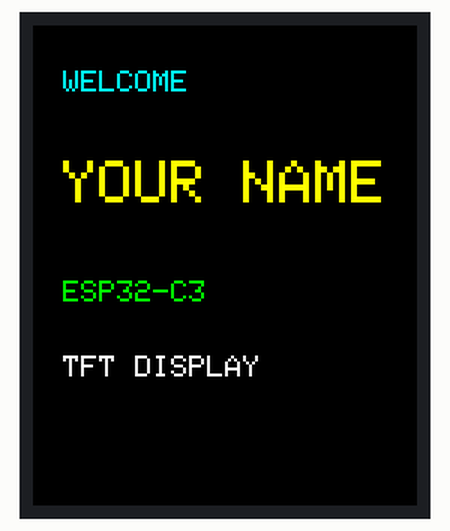
This sketch was run on a simulated Arduino Uno, built with avr-gcc and run on an emulated ATmega328P. Shown: 128×160 colour display. What the sketch prints to the serial monitor is not drawn.

Above: at 0.5 s.

The sketch:

tft_test.ino
```cpp
#include <SPI.h>
#include <Adafruit_GFX.h>
#include <Adafruit_ST7735.h>

// ===== TFT PINS =====
#define TFT_CS   10
#define TFT_RST   3
#define TFT_DC    2
#define TFT_MOSI  6
#define TFT_SCLK  4

Adafruit_ST7735 tft =
    Adafruit_ST7735(TFT_CS, TFT_DC, TFT_MOSI, TFT_SCLK, TFT_RST);

// ===== USER SETTINGS: EDIT HERE =====
const char* line1 = "WELCOME";
const char* line2 = "YOUR NAME";
const char* line3 = "ESP32-C3";
const char* line4 = "TFT DISPLAY";

const int textSize1 = 1;
const int textSize2 = 2;
const int textSize3 = 1;
const int textSize4 = 1;

const int posX1 = 10, posY1 = 15;
const int posX2 = 10, posY2 = 45;
const int posX3 = 10, posY3 = 85;
const int posX4 = 10, posY4 = 110;

const uint16_t color1 = ST77XX_CYAN;
const uint16_t color2 = ST77XX_YELLOW;
const uint16_t color3 = ST77XX_GREEN;
const uint16_t color4 = ST77XX_WHITE;

const uint16_t backgroundColor = ST77XX_BLACK;

// ===== DISPLAY LOGIC =====
void drawLine(const char* text, int size, int x, int y,
              uint16_t color) {
  tft.setTextSize(size);
  tft.setTextColor(color);
  tft.setCursor(x, y);
  tft.print(text);
}

void setup() {
  Serial.begin(115200);
  delay(300);

  tft.initR(INITR_GREENTAB);
  tft.setRotation(0);
  tft.fillScreen(backgroundColor);
  tft.setTextWrap(false);

  drawLine(line1, textSize1, posX1, posY1, color1);
  drawLine(line2, textSize2, posX2, posY2, color2);
  drawLine(line3, textSize3, posX3, posY3, color3);
  drawLine(line4, textSize4, posX4, posY4, color4);

  Serial.println("TFT text display ready!");
}

void loop() {
  // Static text display
}
```
